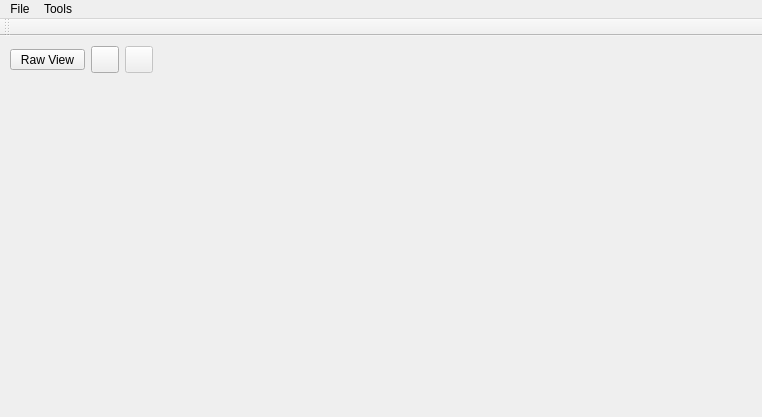
<?xml version="1.0" encoding="UTF-8"?>
<ui version="4.0">
 <class>LooseChangePresenter</class>
 <widget class="QMainWindow" name="LooseChangePresenter">
  <property name="geometry">
   <rect>
    <x>0</x>
    <y>0</y>
    <width>762</width>
    <height>417</height>
   </rect>
  </property>
  <property name="windowTitle">
   <string>LooseChangePresenter</string>
  </property>
  <widget class="QWidget" name="centralWidget">
   <widget class="QToolButton" name="toolButtonOpen">
    <property name="geometry">
     <rect>
      <x>91</x>
      <y>10</y>
      <width>28</width>
      <height>27</height>
     </rect>
    </property>
    <property name="text">
     <string notr="true"/>
    </property>
    <property name="icon">
     <iconset resource="../Icons/Icons.qrc">
      <normaloff>:/OpenIcon.png</normaloff>:/OpenIcon.png</iconset>
    </property>
    <property name="iconSize">
     <size>
      <width>20</width>
      <height>20</height>
     </size>
    </property>
   </widget>
   <widget class="QToolButton" name="toolButtonShowRawViewPresenter">
    <property name="geometry">
     <rect>
      <x>10</x>
      <y>13</y>
      <width>75</width>
      <height>21</height>
     </rect>
    </property>
    <property name="text">
     <string>Raw View</string>
    </property>
   </widget>
   <widget class="QToolButton" name="toolButtonSave">
    <property name="enabled">
     <bool>false</bool>
    </property>
    <property name="geometry">
     <rect>
      <x>125</x>
      <y>10</y>
      <width>28</width>
      <height>27</height>
     </rect>
    </property>
    <property name="text">
     <string notr="true"/>
    </property>
    <property name="icon">
     <iconset resource="../Icons/Icons.qrc">
      <normaloff>:/SaveIcon.png</normaloff>:/SaveIcon.png</iconset>
    </property>
    <property name="iconSize">
     <size>
      <width>20</width>
      <height>20</height>
     </size>
    </property>
   </widget>
  </widget>
  <widget class="QToolBar" name="mainToolBar">
   <property name="contextMenuPolicy">
    <enum>Qt::PreventContextMenu</enum>
   </property>
   <property name="movable">
    <bool>true</bool>
   </property>
   <attribute name="toolBarArea">
    <enum>TopToolBarArea</enum>
   </attribute>
   <attribute name="toolBarBreak">
    <bool>false</bool>
   </attribute>
  </widget>
  <widget class="QMenuBar" name="menuBar">
   <property name="enabled">
    <bool>true</bool>
   </property>
   <property name="geometry">
    <rect>
     <x>0</x>
     <y>0</y>
     <width>762</width>
     <height>19</height>
    </rect>
   </property>
   <widget class="QMenu" name="menuFile">
    <property name="title">
     <string>File</string>
    </property>
    <addaction name="actionOpen"/>
    <addaction name="actionSave"/>
    <addaction name="separator"/>
    <addaction name="actionE_xit"/>
   </widget>
   <widget class="QMenu" name="menuTools">
    <property name="title">
     <string>Tools</string>
    </property>
    <addaction name="actionEdit_Categories"/>
   </widget>
   <addaction name="menuFile"/>
   <addaction name="menuTools"/>
  </widget>
  <action name="actionOpen">
   <property name="icon">
    <iconset resource="../Icons/Icons.qrc">
     <normaloff>:/OpenIcon.png</normaloff>:/OpenIcon.png</iconset>
   </property>
   <property name="text">
    <string>&amp;Open</string>
   </property>
   <property name="shortcut">
    <string>Ctrl+O</string>
   </property>
  </action>
  <action name="actionSave">
   <property name="icon">
    <iconset resource="../Icons/Icons.qrc">
     <normaloff>:/SaveIcon.png</normaloff>:/SaveIcon.png</iconset>
   </property>
   <property name="text">
    <string>&amp;Save</string>
   </property>
   <property name="shortcut">
    <string>Ctrl+S</string>
   </property>
  </action>
  <action name="actionEdit_Categories">
   <property name="text">
    <string>&amp;Edit Categories</string>
   </property>
  </action>
  <action name="actionE_xit">
   <property name="text">
    <string>E&amp;xit</string>
   </property>
   <property name="shortcut">
    <string>Ctrl+Q</string>
   </property>
  </action>
 </widget>
 <layoutdefault spacing="6" margin="11"/>
 <resources>
  <include location="../Icons/Icons.qrc"/>
 </resources>
 <connections/>
</ui>
